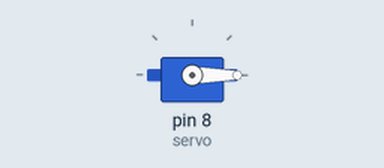
A sketch run on a simulated Arduino Uno, built with avr-gcc and run on an emulated ATmega328P. On the bench: servo.

Above: at 2.05 s.
At 2.9 s:
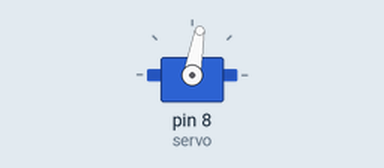
At 3.75 s:
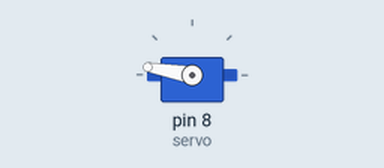
At 5.5 s:
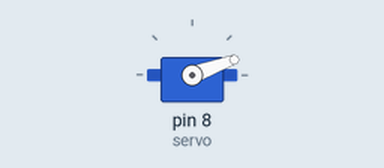
Timing chart, 0 to 10.3 s (numbered marks = the images above):
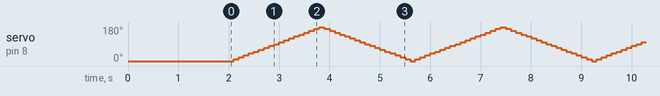

The sketch:

servo_motor.ino
```cpp
#include <Servo.h>
#define SERVO_SPEED 100
Servo servo;

void setup() {
  // put your setup code here, to run once:
  servo.attach(8);
  servo.write(0);
  delay(2000);
}

void loop() {
  // put your main code here, to run repeatedly:
  for(int angle = 0; angle < 180;angle = angle+10)
  {
    servo.write(angle);
    delay(SERVO_SPEED);
  }
  for(int angle = 180; angle > 0;angle = angle-10)
  {
    servo.write(angle);
    delay(SERVO_SPEED);
  }
}
```
